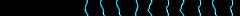

A 2D game scene composited from a Tiled map and its tileset images. What follows is a short description and the map's XML, with every tile layer's data as written:
An orthogonal 15x1 tile map with 16x16 px tiles, 1 tile layer (Tile Layer 1).

<map version="1.10" tiledversion="1.10.2" orientation="orthogonal" renderorder="right-down" width="15" height="1" tilewidth="16" tileheight="16" infinite="0" nextlayerid="2" nextobjectid="1">
 <tileset firstgid="1" source="Tileset.tsx" />
 <layer id="1" name="Tile Layer 1" width="15" height="1">
  <data encoding="csv">
1,1,1,1,1,293,294,294,273,276,296,276,296,294,296
</data>
 </layer>
</map>
